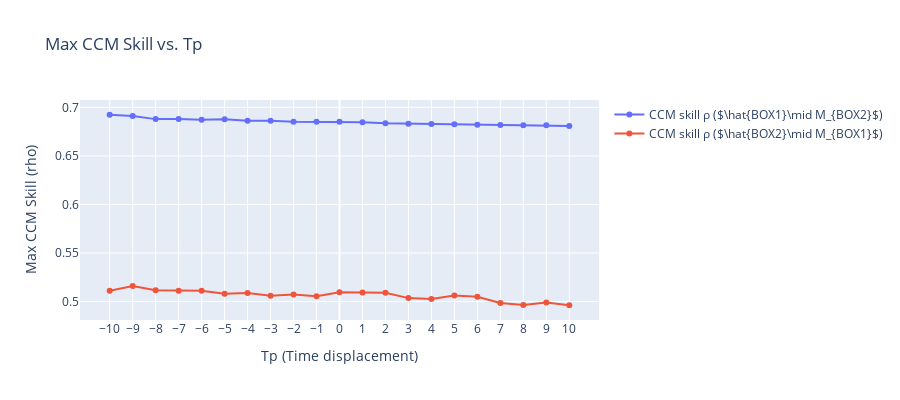

Notebook source saved alongside this figure:
### Code cell
import numpy as np
import pandas as pd
from pyEDM import CCM
import plotly.graph_objects as go

idx = 9
data_array = Temps[idx, 0, 1:5, :].T.copy()
time = np.arange(1, len(np.squeeze(Temps[0, 0, 1, :])) + 1)

df = pd.DataFrame({
    'age': time,
    'BOX2': data_array[:, 1],
    'BOX1': data_array[:, 0]
})


Tps = range(-10, 11)  # scanning Tp from -10 to 10
forward_max_rhos = []  # for X -> Y
reverse_max_rhos = []  # for Y -> X

# For each Tp, run CCM
for Tp in Tps:
    ccm_out = CCM(
        dataFrame   = df,
        E           = 4,
        tau         = -2,
        columns     = 'BOX2',    # use X as the library (predictor)
        target      = 'BOX1',    # predict Y (target)
        libSizes    = '100',
        sample      = 100,
        random      = True,
        replacement = False,
        Tp          = Tp
    )

    forward_rho = ccm_out['BOX2:BOX1'].max()  # X->Y (i.e. predicting Y from X)
    reverse_rho = ccm_out['BOX1:BOX2'].max()  # Y->X (predicting X from Y)
    forward_max_rhos.append(forward_rho)
    reverse_max_rhos.append(reverse_rho)

# Plot the CCM skill vs. Tp using Plotly
fig = go.Figure()

# Plot for X -> Y
fig.add_trace(go.Scatter(
    x=list(Tps),
    y=forward_max_rhos,
    mode='lines+markers',
    name=fr"CCM skill ρ ($\hat{{BOX1}}\mid M_{{BOX2}}$)"
))
# Plot for Y -> X
fig.add_trace(go.Scatter(
    x=list(Tps),
    y=reverse_max_rhos,
    mode='lines+markers',
    name=fr"CCM skill ρ ($\hat{{BOX2}}\mid M_{{BOX1}}$)"
))

fig.update_layout(
    title="Max CCM Skill vs. Tp",
    xaxis_title="Tp (Time displacement)",
    yaxis_title="Max CCM Skill (rho)",
    width=900,
    height=400
)
fig.update_xaxes(tickmode='array', tickvals=list(Tps))
fig.show()

### Figure 1 — Plotly figure (JSON) as saved in the notebook; plotly's stock layout.template omitted (floating-point values rounded to 4 significant figures)
{"data": [{"mode": "lines+markers", "name": "CCM skill ρ ($\\hat{BOX1}\\mid M_{BOX2}$)", "type": "scatter", "x": [-10, -9, -8, -7, -6, -5, -4, -3, -2, -1, 0, 1, 2, 3, 4, 5, 6, 7, 8, 9, 10], "y": [0.6923, 0.6911, 0.6878, 0.6881, 0.6871, 0.6877, 0.6863, 0.6863, 0.6852, 0.6851, 0.6851, 0.6846, 0.6836, 0.6832, 0.6828, 0.6824, 0.6822, 0.6818, 0.6814, 0.6815, 0.6808]}, {"mode": "lines+markers", "name": "CCM skill ρ ($\\hat{BOX2}\\mid M_{BOX1}$)", "type": "scatter", "x": [-10, -9, -8, -7, -6, -5, -4, -3, -2, -1, 0, 1, 2, 3, 4, 5, 6, 7, 8, 9, 10], "y": [0.5111, 0.516, 0.5117, 0.5112, 0.5111, 0.5082, 0.5088, 0.5059, 0.5074, 0.5055, 0.5096, 0.5094, 0.509, 0.5036, 0.5027, 0.5063, 0.5049, 0.4986, 0.4966, 0.499, 0.4962]}], "layout": {"height": 400, "title": {"text": "Max CCM Skill vs. Tp"}, "width": 900, "xaxis": {"tickmode": "array", "tickvals": [-10, -9, -8, -7, -6, -5, -4, -3, -2, -1, 0, 1, 2, 3, 4, 5, 6, 7, 8, 9, 10], "title": {"text": "Tp (Time displacement)"}}, "yaxis": {"title": {"text": "Max CCM Skill (rho)"}}}}
